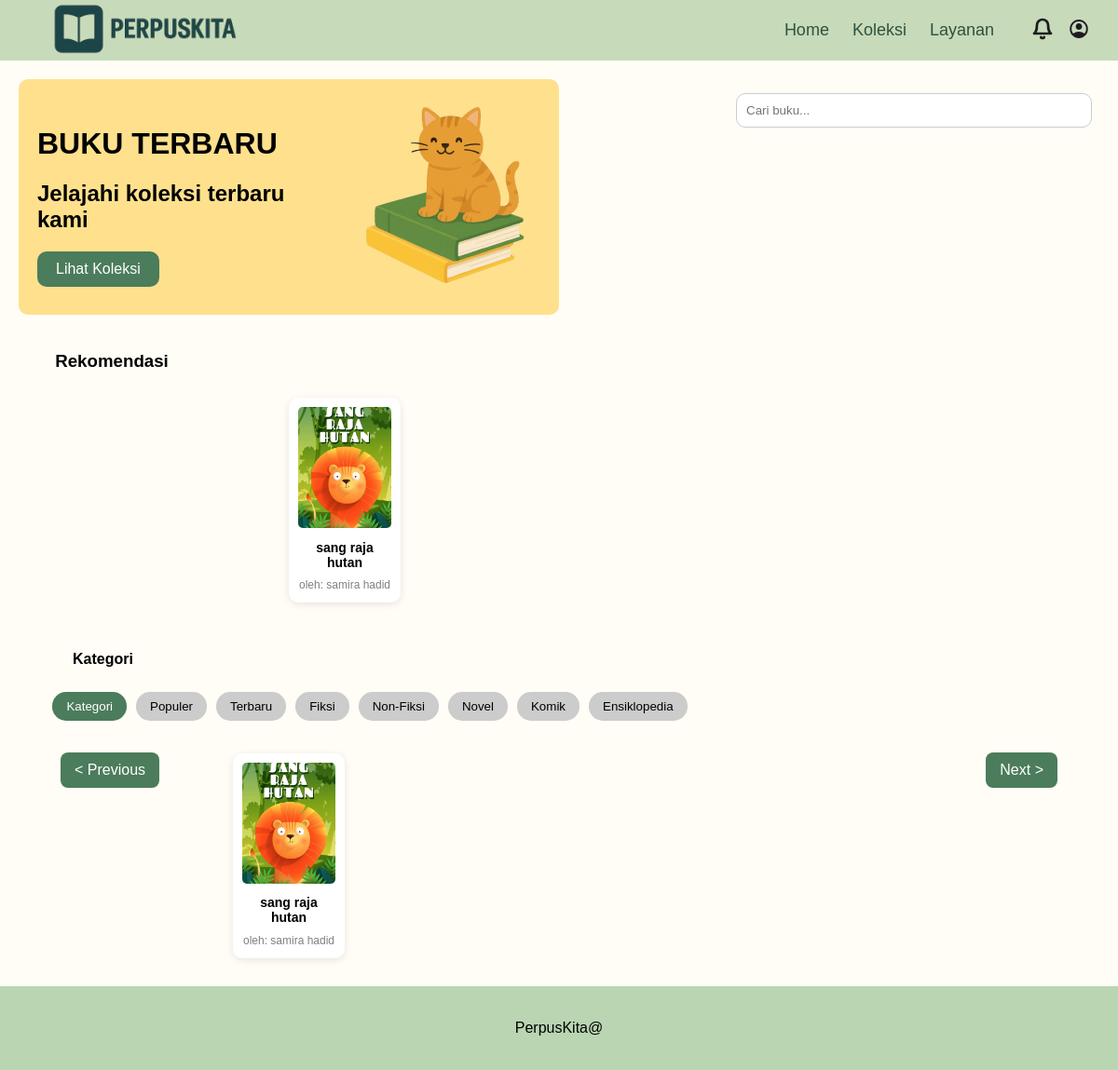
The app's page /perpusimk/index.php with its own data.
### tables this page shows
CREATE TABLE `buku` (
  `id_buku` int(11) NOT NULL,
  `judul` varchar(255) NOT NULL,
  `penulis` varchar(255) NOT NULL,
  `penerbit` varchar(255) NOT NULL,
  `halaman` int(11) NOT NULL,
  `kategori` varchar(255) NOT NULL,
  `sipnosis` varchar(255) NOT NULL,
  `cover` varchar(255) NOT NULL
);

### perpusimk/index.php (the view, shortened to what this page needs)
<?php
include 'php/db.php';
$sql = "SELECT * FROM buku";
$result = $conn->query($sql);
$books = [];
if ($result && $result->num_rows > 0) {
  while ($row = $result->fetch_assoc()) {
    $books[] = $row;
  }
}
?>
<!DOCTYPE html>
<html lang="id">
<head>
  <link rel="stylesheet" href="css/perpuskita.css" />
</head>
<body>
  <header class="header">
    <div class="header-left">
      <img src="img/chat-gpt-image-29-apr-2025-21-23-28-20.png" alt="Logo" class="logo-icon" />
    </div>
    <div class="header-right">
      <nav class="nav-menu">
        <a class="nav-item" href="index.php">Home</a>
        <a class="nav-item" href="pages/koleksi.php">Koleksi</a>
        <a class="nav-item" href="pages/layanan.html">Layanan</a>
      </nav>
      <div class="icons">
        <a href="../notifikasi.html">
          <img src="img/bell0.svg" alt="Notifikasi" class="icon" />
        </a>
        <a href="pages/profil.php">
          <img src="img/account-circle0.svg" alt="User" class="icon" />
        </a>
      </div>
    </div>
  </header>
  <div class="hero">
    <div class="hero-left">
      <h1>BUKU TERBARU</h1>
      <h2>Jelajahi koleksi terbaru kami</h2>
      <button>Lihat Koleksi</button>
    </div>
    <div class="puppet">
      <img src="img/chat-gpt-image-apr-29-2025-10-09-57-pm-removebg-preview-10.png" alt="puppet">
    </div>
    <div class="hero-right">
      <input type="text" id="heroSearch" placeholder="Cari buku..." onkeyup="filterBooks()">
    </div>
  </div>
  <div class="rekomendasi">
    <h3>Rekomendasi</h3>
    <button class="arrow prev" onclick="scrollBooks(-1)">&lt; Previous</button>
    <div class="carousel-wrapper">
      <div class="book-list" id="bookList">
        <?php foreach ($books as $book): ?>
          <div class="book" data-kategori="<?= htmlspecialchars($book['kategori']) ?>" data-genre="<?= htmlspecialchars($book['kategori']) ?>">
            <img src="img/<?= htmlspecialchars($book['cover']) ?>" alt="<?= htmlspecialchars($book['judul']) ?>">
            <h4><?= htmlspecialchars($book['judul']) ?></h4>
            <p>oleh: <?= htmlspecialchars($book['penulis']) ?></p>
          </div>
        <?php endforeach; ?>
      </div>
    </div>
    <button class="arrow next" onclick="scrollBooks(1)">Next &gt;</button>
  </div>
  <div class="section">
    <h4>Kategori</h4>
    <div class="kategori-list">
      <button onclick="filterByCategory('Semua')" class="active">Kategori</button>
      <button onclick="filterByCategory('Populer')">Populer</button>
      <button onclick="filterByCategory('Terbaru')">Terbaru</button>
      <button onclick="filterByCategory('Fiksi')">Fiksi</button>
      <button onclick="filterByCategory('Non-Fiksi')">Non-Fiksi</button>
      <button onclick="filterByCategory('Novel')">Novel</button>
      <button onclick="filterByCategory('Komik')">Komik</button>
      <button onclick="filterByCategory('Ensiklopedia')">Ensiklopedia</button>
    </div>
    <div class="semua-buku" id="semuaBuku">
      <?php foreach ($books as $book): ?>
        <div class="book" data-kategori="<?= htmlspecialchars($book['kategori']) ?>" data-genre="<?= htmlspecialchars($book['kategori']) ?>">
          <img src="img/<?= htmlspecialchars($book['cover']) ?>" alt="<?= htmlspecialchars($book['judul']) ?>">
          <h4><?= htmlspecialchars($book['judul']) ?></h4>
          <p>oleh: <?= htmlspecialchars($book['penulis']) ?></p>
        </div>
      <?php endforeach; ?>
    </div>
  </div>
  <footer class="footer">
    <p>PerpusKita@</p>
  </footer>
</body>
</html>

### perpusimk/css/perpuskita.css (style rules this page uses)
body { font-family: Arial, sans-serif; margin: 0; background-color: #fffdf6; }
.header { background-color: rgba(197, 217, 184, 0.95); height: 65px; display: flex; justify-content: space-between; align-items: center; padding: 0 30px; position: relative; z-index: 1; }
.header-left { display: flex; align-items: center; gap: 10px; }
.logo-icon { width: 250px; height: auto; }
.header-right { display: flex; align-items: center; gap: 40px; }
.nav-menu { display: flex; gap: 25px; }
.nav-item { font-size: 18px; font-weight: 500; color: #2f523d; cursor: pointer; transition: color 0.3s ease; text-decoration: none; }
.icons { display: flex; align-items: center; gap: 15px; }
.icon { width: 24px; height: 24px; cursor: pointer; }
.hero { background-color: #ffe08c; display: flex; margin-right: 50%; padding: 20px; margin: 20px; margin-right: 50%; border-radius: 10px; justify-content: space-between; align-items: center; }
.hero-left { width: 50%; top: 9px; }
.hero-left button { background-color: #4b7c5c; color: white; border: none; padding: 10px 20px; border-radius: 10px; font-size: 16px; cursor: pointer; }
.hero-right { position: absolute; right: 50px; top: 100px; width: 30%; }
.hero-right input { padding: 10px; width: 100%; border-radius: 10px; border: 1px solid #ccc; }
.section { padding: 20px; }
h4 { margin-left: 5%; }
.rekomendasi h3 { margin-left: -80%; }
.rekomendasi { display: flex; align-items: center; justify-content: center; flex-direction: column; }
.arrow { background-color: #4b7c5c; color: white; border: none; padding: 10px 15px; font-size: 16px; cursor: pointer; border-radius: 8px; position: absolute; top: 72%; transform: translateY(-50%); z-index: 2; }
.arrow.prev { left: 65px; }
.arrow.next { right: 65px; }
.carousel-wrapper { width: 600px; overflow: hidden; }
.book-list { display: flex; transition: transform 0.5s ease; }
.book { width: 100px; height: 200px; margin: 10px; text-align: center; background-color: #fff; border-radius: 10px; box-shadow: 0 2px 8px rgba(0, 0, 0, 0.1); padding: 10px; flex-shrink: 0; display: flex; flex-direction: column; justify-content: space-between; }
.book img { width: 100%; height: 130px; object-fit: cover; border-radius: 5px; }
.book h4 { font-size: 14px; margin: 5px 0 2px 0; height: 32px; overflow: hidden; }
.book p { font-size: 12px; color: gray; margin: 0; height: 16px; overflow: hidden; }
.kategori-list { display: flex; flex-wrap: wrap; justify-content: center; margin-bottom: 20px; margin-left: -35%; }
.kategori-list button { margin: 5px; padding: 8px 15px; border: none; border-radius: 15px; background-color: #ccc; cursor: pointer; }
.kategori-list button.active { background-color: #4b7c5c; color: white; }
.semua-buku { display: flex; flex-wrap: wrap; justify-content: center; gap: 15px; margin-left: -50%; }
.footer { background-color: #b9d5b1; text-align: center; padding: 20px; position: relative; bottom: 0; }

### records on screen
buku: cover+judul (picture), judul "sang raja hutan", penulis "samira hadid"
